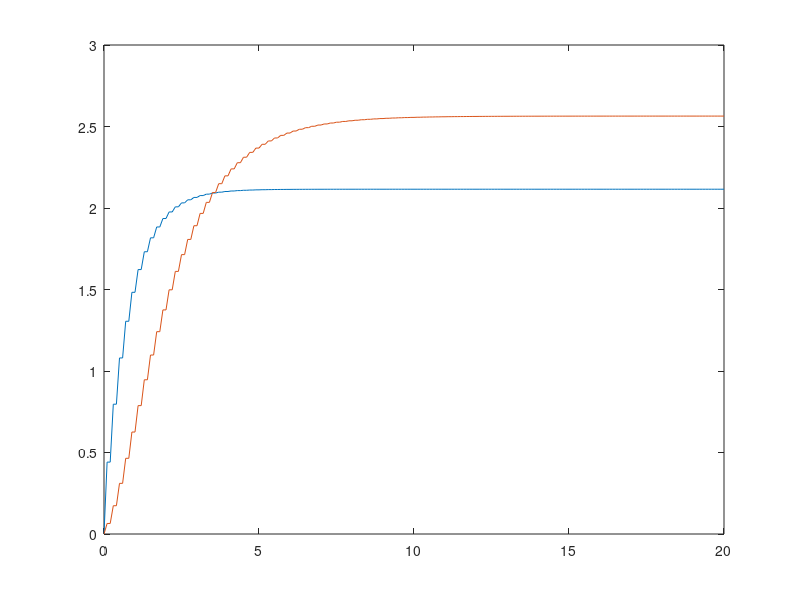

MATLAB code to generate this figure:
clear all;
close;

k1 = 5/3;
k2 = 5/6;
k3 = 1/6;

CAin = 10;
fv = 0.5417;

dt = 0.1;
tend = 20;

t = 0:dt:tend;

f = @(k1,k2,k3,CAin,fv,dt,Ca,Cb,x) [x(1)*(1 + (fv + k1)*dt)+k3*dt*x(1)^2 - (fv*dt*CAin + Ca); ...
    -k1*x(1)*dt + x(2)*(1 + (fv+k2)*dt)  - Cb];
J = @(k1,k2,k3,CAin,fv,dt,Ca,Cb,x) [(1 + (fv + k1)*dt)+2*k3*dt*x(1) 0; -k1*dt 1+(fv+k2)*dt];
%implicit method
yi = zeros(length(t),2);
Ca = 0;
Cb = 0;
x = yi(1,:);
esp = 1e-4;

for i = 1:length(t)-1
    while 1==1
        dx = -inv(J(k1,k2,k3,CAin,fv,dt,Ca,Cb,x))*f(k1,k2,k3,CAin,fv,dt,Ca,Cb,x);
        x = x+dx';
        if abs(dx)<esp
            break;
        end
    end
    yi(i+1,:) = x;
    x = yi(i,:);
    Ca = yi(i,1);
    Cb = yi(i,2);
end    

plot(t,yi);